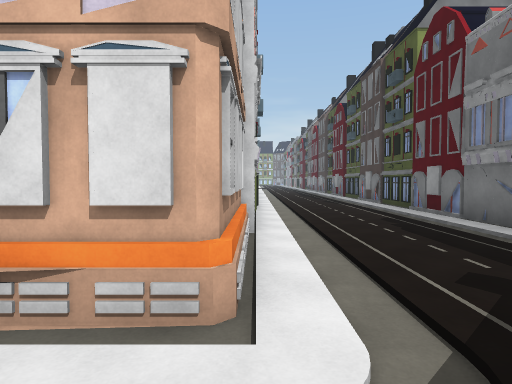
[1] (above)

24 first-person views from a walk through a Unity game level. The camera is 1.5 m above the floor, tilts 2° down and sees 75° across. The floor is counted in squares, 2 m on a side. Each view is taken from the middle of a square. On the plan, view 1 faces up. The plan holds only what a view shows up to about 11 squares ahead; the rest is blank. The place goes on beyond the plan. The player character is not drawn. Some animated figures are not drawn.

[2]
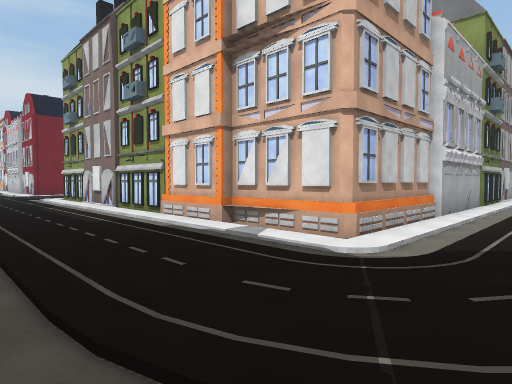

[3]
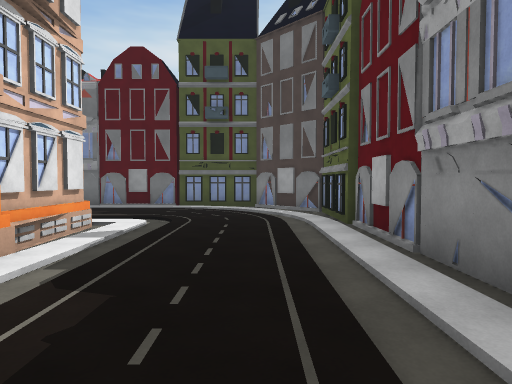

[4]
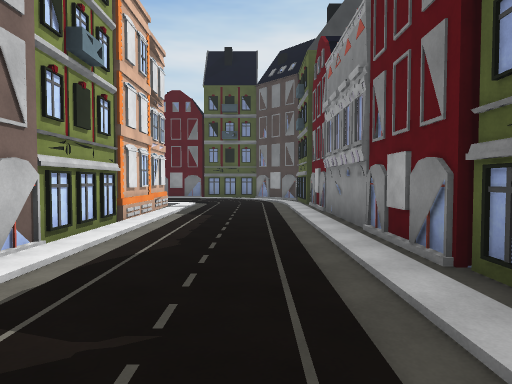

[5]
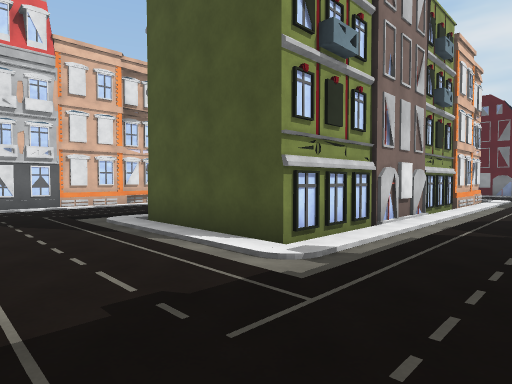

[6]
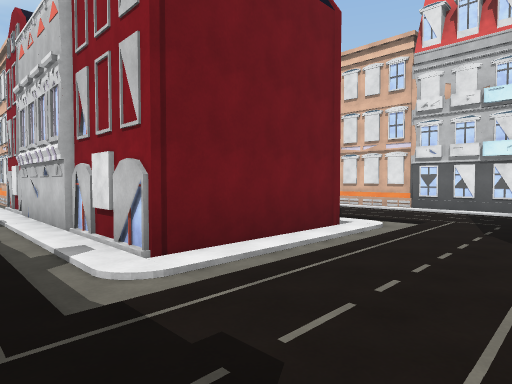

[7]
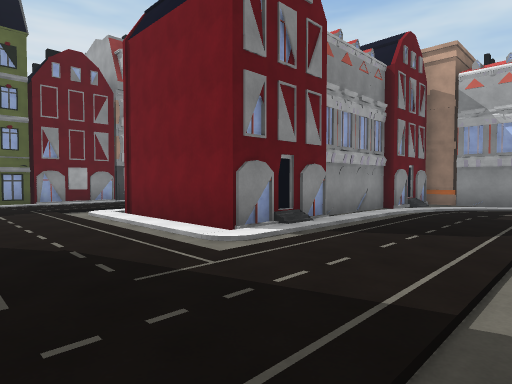

[8]
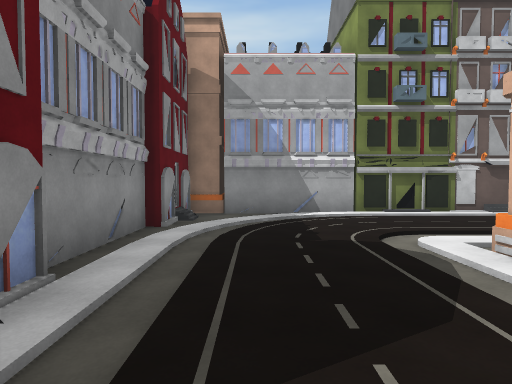

[9]
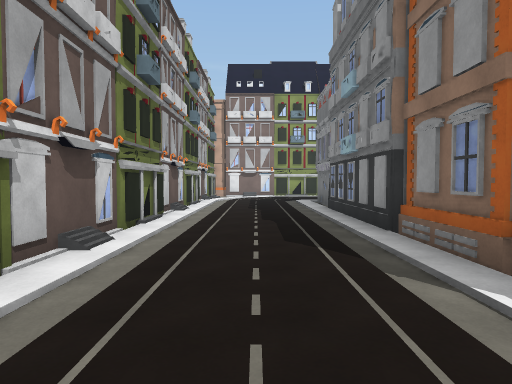

[10]
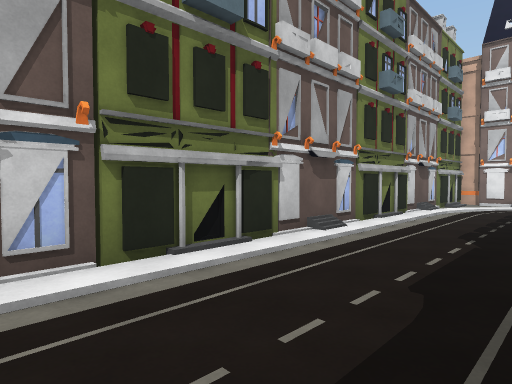

[11]
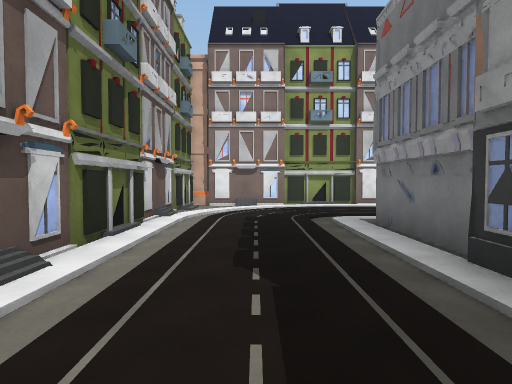

[12]
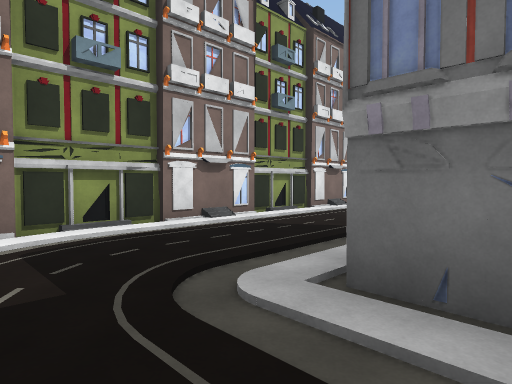

[13]
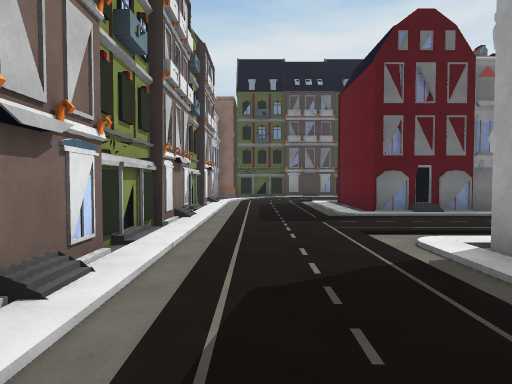

[14]
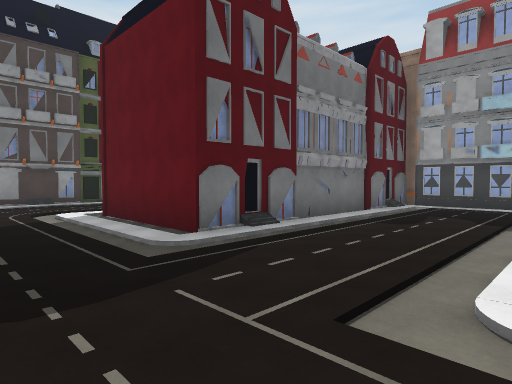

[15]
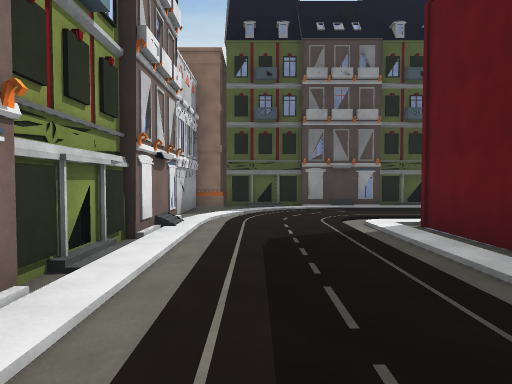

[16]
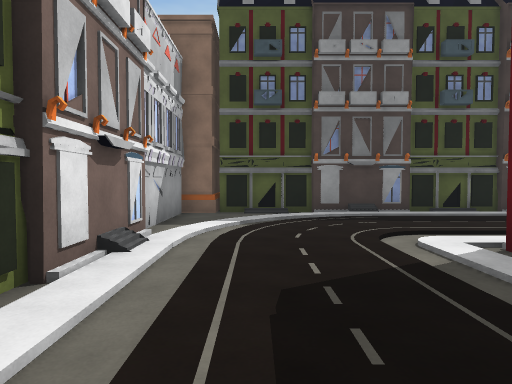

[17]
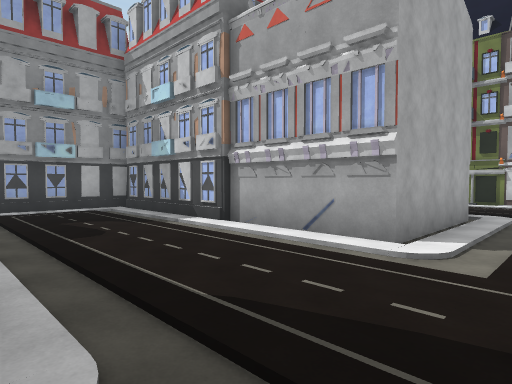

[18]
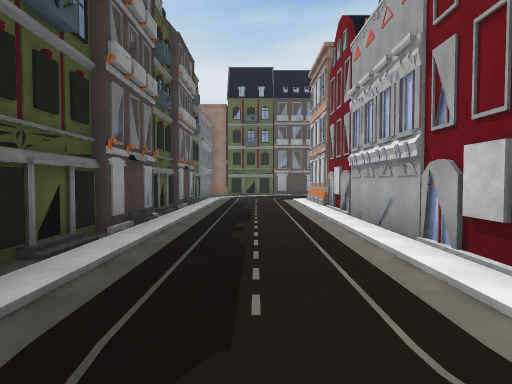

[19]
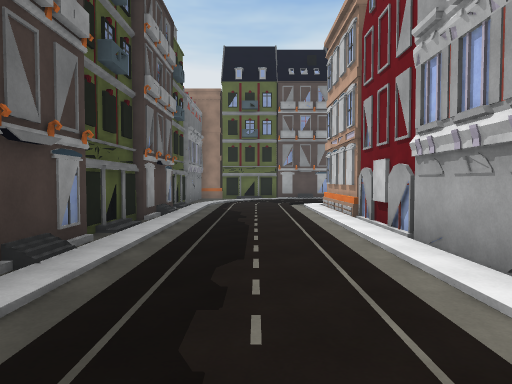

[20]
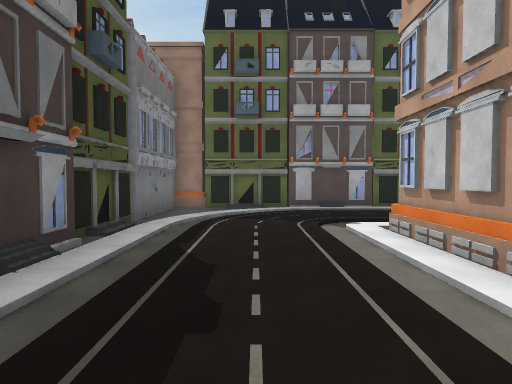

[21]
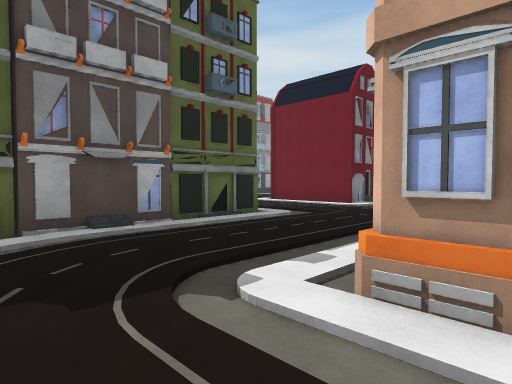

[22]
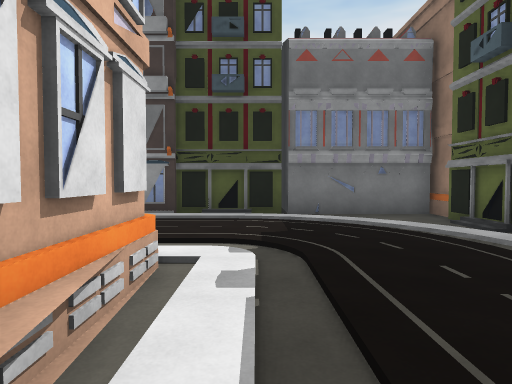

[23]
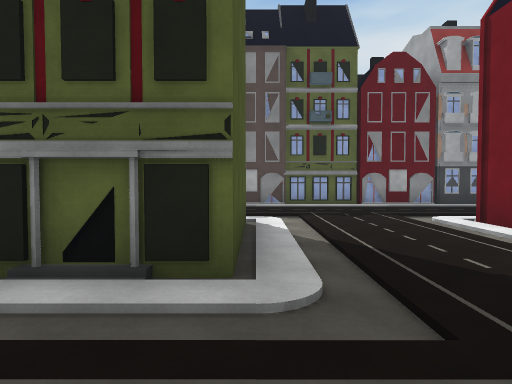

[24]
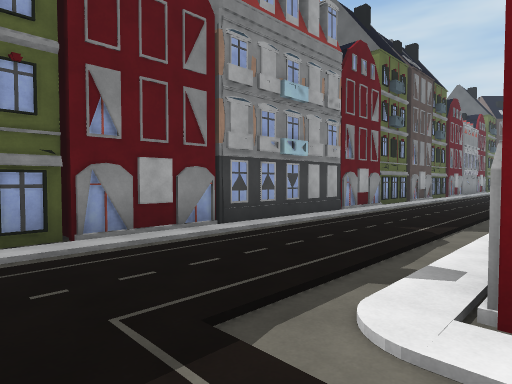

### Floor plan
Key: @ floor where view 1 was taken; # wall or solid block; . floor; / step, stairs or slope; B building; O other object.
Columns run from 28 left of view 1 to 7 right of it. Each row starts with its distance up from view 1.
 26 BBBBBB##B##BBB##BBBB####BBBB
 25     B....................B
 24     B....................B
 23     #....................#
 22     #....................
 21     #....####...#####.../
 20     B....   #...#   #....#
 19     B....   B...#   B....B
 18     B...#   #....   #....#
 17     #...#   #....   #.../
 16     #...#   #....   B....
 15     B...#   #...#   B....
 14     #...#   B...#   #....B
 13     #...B   B###B   B....#
 12 BB  #...B       B   B.../#  B
 11     B....           B....#  #....#
 10     B....BBBB###BBBBB....B  #....BBB
  9     B....................#  #....B
  8     #....................####....#
  7     #....................#  #....#
  6   BB.....................#  B...B#
  5     ########.....BB###BBBBB #....#
  4             .....    #  B   B....#
  3             .....           B...B#
  2  BBBB####BB#.....# ##B#BBBBB/....#
  1      ............................#
  0   ..........................@....
 -1   ...............................BBB
 -2    .............................#
 -3    O#B#B####BB###BB ##BB###BB#BB
 -4              B    B            B
 -5              B    B            B

Where each view was taken, in squares from view 1:
view 1: 0 up, 0 right, facing up
view 2: 2 down, 2 right, facing up-left
view 3: 1 down, 6 left, facing right
view 4: 1 down, 11 left, facing right
view 5: 1 down, 15 left, facing up-right
view 6: 0 up, 13 left, facing up-left
view 7: 9 up, 13 left, facing down-left
view 8: 7 up, 16 left, facing left
view 9: 9 up, 22 left, facing up
view 10: 13 up, 21 left, facing up-left
view 11: 15 up, 22 left, facing up
view 12: 20 up, 22 left, facing up-right
view 13: 24 up, 20 left, facing right
view 14: 24 up, 16 left, facing down-right
view 15: 24 up, 14 left, facing right
view 16: 24 up, 12 left, facing right
view 17: 23 up, 12 left, facing down-left
view 18: 23 up, 6 left, facing down
view 19: 20 up, 6 left, facing down
view 20: 15 up, 6 left, facing down
view 21: 11 up, 6 left, facing down-left
view 22: 9 up, 11 left, facing right
view 23: 8 up, 12 left, facing down
view 24: 2 up, 14 left, facing down-left
